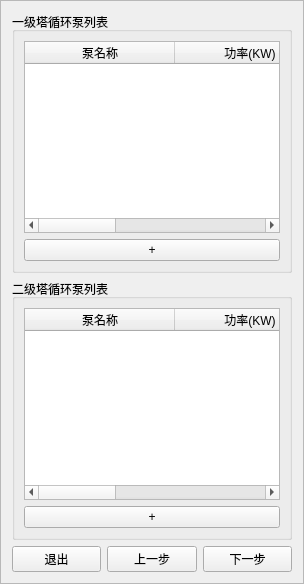
     <widget class="QFrame" name="page_5">
      <property name="frameShape">
       <enum>QFrame::StyledPanel</enum>
      </property>
      <property name="frameShadow">
       <enum>QFrame::Raised</enum>
      </property>
      <layout class="QVBoxLayout" name="verticalLayout_7">
       <item>
        <widget class="QGroupBox" name="groupBox_primary_pump">
         <property name="title">
          <string>一级塔循环泵列表</string>
         </property>
         <layout class="QVBoxLayout" name="verticalLayout_8">
          <item>
           <widget class="QTableWidget" name="tableWidget_primary">
            <property name="horizontalScrollMode">
             <enum>QAbstractItemView::ScrollPerPixel</enum>
            </property>
            <property name="columnCount">
             <number>5</number>
            </property>
            <attribute name="horizontalHeaderStretchLastSection">
             <bool>true</bool>
            </attribute>
            <attribute name="horizontalHeaderDefaultSectionSize">
             <number>150</number>
            </attribute>
            <column>
             <property name="text">
              <string>泵名称</string>
             </property>
            </column>
            <column>
             <property name="text">
              <string>功率(KW)</string>
             </property>
            </column>
            <column>
             <property name="text">
              <string>循环流量(m³/h)</string>
             </property>
            </column>
            <column>
             <property name="text">
              <string>扬程(mH₂O)</string>
             </property>
            </column>
            <column>
             <property name="text">
              <string>电流范围 (A)</string>
             </property>
            </column>
           </widget>
          </item>
          <item>
           <widget class="QPushButton" name="pushButton_add_primary">
            <property name="text">
             <string>+</string>
            </property>
           </widget>
          </item>
         </layout>
        </widget>
       </item>
       <item>
        <widget class="QGroupBox" name="groupBox_secondary_pump">
         <property name="title">
          <string>二级塔循环泵列表</string>
         </property>
         <layout class="QVBoxLayout" name="verticalLayout_9">
          <item>
           <widget class="QTableWidget" name="tableWidget_secondary">
            <property name="horizontalScrollMode">
             <enum>QAbstractItemView::ScrollPerPixel</enum>
            </property>
            <property name="columnCount">
             <number>5</number>
            </property>
            <attribute name="horizontalHeaderStretchLastSection">
             <bool>true</bool>
            </attribute>
            <attribute name="horizontalHeaderDefaultSectionSize">
             <number>150</number>
            </attribute>
            <column>
             <property name="text">
              <string>泵名称</string>
             </property>
            </column>
            <column>
             <property name="text">
              <string>功率(KW)</string>
             </property>
            </column>
            <column>
             <property name="text">
              <string>循环流量(m³/h)</string>
             </property>
            </column>
            <column>
             <property name="text">
              <string>扬程(mH₂O)</string>
             </property>
            </column>
            <column>
             <property name="text">
              <string>电流范围 (A)</string>
             </property>
            </column>
           </widget>
          </item>
          <item>
           <widget class="QPushButton" name="pushButton_add_secondary">
            <property name="text">
             <string>+</string>
            </property>
           </widget>
          </item>
         </layout>
        </widget>
       </item>
       <item>
        <layout class="QHBoxLayout" name="horizontalLayout_9">
         <item>
          <widget class="QPushButton" name="pushButton_exit_5">
           <property name="text">
            <string>退出</string>
           </property>
          </widget>
         </item>
         <item>
          <widget class="QPushButton" name="pushButton_prev_5">
           <property name="text">
            <string>上一步</string>
           </property>
          </widget>
         </item>
         <item>
          <widget class="QPushButton" name="pushButton_next_5">
           <property name="text">
            <string>下一步</string>
           </property>
          </widget>
         </item>
        </layout>
       </item>
      </layout>
     </widget>
